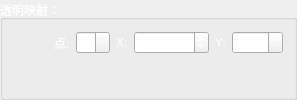
        <widget class="QGroupBox" name="groupBoxScalarOpacityMapping">
         <property name="sizePolicy">
          <sizepolicy hsizetype="Preferred" vsizetype="Expanding">
           <horstretch>0</horstretch>
           <verstretch>0</verstretch>
          </sizepolicy>
         </property>
         <property name="palette">
          <palette>
           <active>
            <colorrole role="WindowText">
             <brush brushstyle="SolidPattern">
              <color alpha="255">
               <red>255</red>
               <green>255</green>
               <blue>255</blue>
              </color>
             </brush>
            </colorrole>
           </active>
           <inactive>
            <colorrole role="WindowText">
             <brush brushstyle="SolidPattern">
              <color alpha="255">
               <red>255</red>
               <green>255</green>
               <blue>255</blue>
              </color>
             </brush>
            </colorrole>
           </inactive>
           <disabled>
            <colorrole role="WindowText">
             <brush brushstyle="SolidPattern">
              <color alpha="255">
               <red>120</red>
               <green>120</green>
               <blue>120</blue>
              </color>
             </brush>
            </colorrole>
           </disabled>
          </palette>
         </property>
         <property name="title">
          <string>透明映射：</string>
         </property>
         <layout class="QVBoxLayout" name="verticalLayout_5">
          <item>
           <layout class="QHBoxLayout" name="horizontalLayout_8">
            <item>
             <spacer name="horizontalSpacer">
              <property name="orientation">
               <enum>Qt::Horizontal</enum>
              </property>
              <property name="sizeHint" stdset="0">
               <size>
                <width>40</width>
                <height>20</height>
               </size>
              </property>
             </spacer>
            </item>
            <item>
             <widget class="QLabel" name="labelScalarOpacityMappingPoint">
              <property name="sizePolicy">
               <sizepolicy hsizetype="Fixed" vsizetype="Preferred">
                <horstretch>0</horstretch>
                <verstretch>0</verstretch>
               </sizepolicy>
              </property>
              <property name="palette">
               <palette>
                <active>
                 <colorrole role="WindowText">
                  <brush brushstyle="SolidPattern">
                   <color alpha="255">
                    <red>255</red>
                    <green>255</green>
                    <blue>255</blue>
                   </color>
                  </brush>
                 </colorrole>
                </active>
                <inactive>
                 <colorrole role="WindowText">
                  <brush brushstyle="SolidPattern">
                   <color alpha="255">
                    <red>255</red>
                    <green>255</green>
                    <blue>255</blue>
                   </color>
                  </brush>
                 </colorrole>
                </inactive>
                <disabled>
                 <colorrole role="WindowText">
                  <brush brushstyle="SolidPattern">
                   <color alpha="255">
                    <red>120</red>
                    <green>120</green>
                    <blue>120</blue>
                   </color>
                  </brush>
                 </colorrole>
                </disabled>
               </palette>
              </property>
              <property name="text">
               <string>点:</string>
              </property>
             </widget>
            </item>
            <item>
             <widget class="QSpinBox" name="spinBoxScalarOpacityMappingPoint">
              <property name="sizePolicy">
               <sizepolicy hsizetype="Fixed" vsizetype="Fixed">
                <horstretch>0</horstretch>
                <verstretch>0</verstretch>
               </sizepolicy>
              </property>
              <property name="palette">
               <palette>
                <active>
                 <colorrole role="Text">
                  <brush brushstyle="SolidPattern">
                   <color alpha="255">
                    <red>255</red>
                    <green>255</green>
                    <blue>255</blue>
                   </color>
                  </brush>
                 </colorrole>
                </active>
                <inactive>
                 <colorrole role="Text">
                  <brush brushstyle="SolidPattern">
                   <color alpha="255">
                    <red>255</red>
                    <green>255</green>
                    <blue>255</blue>
                   </color>
                  </brush>
                 </colorrole>
                </inactive>
                <disabled>
                 <colorrole role="Text">
                  <brush brushstyle="SolidPattern">
                   <color alpha="255">
                    <red>120</red>
                    <green>120</green>
                    <blue>120</blue>
                   </color>
                  </brush>
                 </colorrole>
                </disabled>
               </palette>
              </property>
              <property name="alignment">
               <set>Qt::AlignRight|Qt::AlignTrailing|Qt::AlignVCenter</set>
              </property>
              <property name="maximum">
               <number>0</number>
              </property>
             </widget>
            </item>
            <item>
             <widget class="QLabel" name="labelScalarOpacityMappingX">
              <property name="sizePolicy">
               <sizepolicy hsizetype="Fixed" vsizetype="Preferred">
                <horstretch>0</horstretch>
                <verstretch>0</verstretch>
               </sizepolicy>
              </property>
              <property name="palette">
               <palette>
                <active>
                 <colorrole role="WindowText">
                  <brush brushstyle="SolidPattern">
                   <color alpha="255">
                    <red>255</red>
                    <green>255</green>
                    <blue>255</blue>
                   </color>
                  </brush>
                 </colorrole>
                </active>
                <inactive>
                 <colorrole role="WindowText">
                  <brush brushstyle="SolidPattern">
                   <color alpha="255">
                    <red>255</red>
                    <green>255</green>
                    <blue>255</blue>
                   </color>
                  </brush>
                 </colorrole>
                </inactive>
                <disabled>
                 <colorrole role="WindowText">
                  <brush brushstyle="SolidPattern">
                   <color alpha="255">
                    <red>120</red>
                    <green>120</green>
                    <blue>120</blue>
                   </color>
                  </brush>
                 </colorrole>
                </disabled>
               </palette>
              </property>
              <property name="text">
               <string>X:</string>
              </property>
             </widget>
            </item>
            <item>
             <widget class="QDoubleSpinBox" name="doubleSpinBoxScalarOpacityMappingX">
              <property name="sizePolicy">
               <sizepolicy hsizetype="Fixed" vsizetype="Fixed">
                <horstretch>0</horstretch>
                <verstretch>0</verstretch>
               </sizepolicy>
              </property>
              <property name="palette">
               <palette>
                <active>
                 <colorrole role="Text">
                  <brush brushstyle="SolidPattern">
                   <color alpha="255">
                    <red>255</red>
                    <green>255</green>
                    <blue>255</blue>
                   </color>
                  </brush>
                 </colorrole>
                </active>
                <inactive>
                 <colorrole role="Text">
                  <brush brushstyle="SolidPattern">
                   <color alpha="255">
                    <red>255</red>
                    <green>255</green>
                    <blue>255</blue>
                   </color>
                  </brush>
                 </colorrole>
                </inactive>
                <disabled>
                 <colorrole role="Text">
                  <brush brushstyle="SolidPattern">
                   <color alpha="255">
                    <red>120</red>
                    <green>120</green>
                    <blue>120</blue>
                   </color>
                  </brush>
                 </colorrole>
                </disabled>
               </palette>
              </property>
              <property name="alignment">
               <set>Qt::AlignRight|Qt::AlignTrailing|Qt::AlignVCenter</set>
              </property>
              <property name="minimum">
               <double>-4000.000000000000000</double>
              </property>
              <property name="maximum">
               <double>4000.000000000000000</double>
              </property>
              <property name="singleStep">
               <double>10.000000000000000</double>
              </property>
             </widget>
            </item>
            <item>
             <widget class="QLabel" name="labelScalarOpacityMappingY">
              <property name="sizePolicy">
               <sizepolicy hsizetype="Fixed" vsizetype="Preferred">
                <horstretch>0</horstretch>
                <verstretch>0</verstretch>
               </sizepolicy>
              </property>
              <property name="palette">
               <palette>
                <active>
                 <colorrole role="WindowText">
                  <brush brushstyle="SolidPattern">
                   <color alpha="255">
                    <red>255</red>
                    <green>255</green>
                    <blue>255</blue>
                   </color>
                  </brush>
                 </colorrole>
                </active>
                <inactive>
                 <colorrole role="WindowText">
                  <brush brushstyle="SolidPattern">
                   <color alpha="255">
                    <red>255</red>
                    <green>255</green>
                    <blue>255</blue>
                   </color>
                  </brush>
                 </colorrole>
                </inactive>
                <disabled>
                 <colorrole role="WindowText">
                  <brush brushstyle="SolidPattern">
                   <color alpha="255">
                    <red>120</red>
                    <green>120</green>
                    <blue>120</blue>
                   </color>
                  </brush>
                 </colorrole>
                </disabled>
               </palette>
              </property>
              <property name="text">
               <string>Y:</string>
              </property>
             </widget>
            </item>
            <item>
             <widget class="QDoubleSpinBox" name="doubleSpinBoxScalarOpacityMappingY">
              <property name="sizePolicy">
               <sizepolicy hsizetype="Fixed" vsizetype="Fixed">
                <horstretch>0</horstretch>
                <verstretch>0</verstretch>
               </sizepolicy>
              </property>
              <property name="palette">
               <palette>
                <active>
                 <colorrole role="Text">
                  <brush brushstyle="SolidPattern">
                   <color alpha="255">
                    <red>255</red>
                    <green>255</green>
                    <blue>255</blue>
                   </color>
                  </brush>
                 </colorrole>
                </active>
                <inactive>
                 <colorrole role="Text">
                  <brush brushstyle="SolidPattern">
                   <color alpha="255">
                    <red>255</red>
                    <green>255</green>
                    <blue>255</blue>
                   </color>
                  </brush>
                 </colorrole>
                </inactive>
                <disabled>
                 <colorrole role="Text">
                  <brush brushstyle="SolidPattern">
                   <color alpha="255">
                    <red>120</red>
                    <green>120</green>
                    <blue>120</blue>
                   </color>
                  </brush>
                 </colorrole>
                </disabled>
               </palette>
              </property>
              <property name="alignment">
               <set>Qt::AlignRight|Qt::AlignTrailing|Qt::AlignVCenter</set>
              </property>
              <property name="maximum">
               <double>1.000000000000000</double>
              </property>
              <property name="singleStep">
               <double>0.100000000000000</double>
              </property>
             </widget>
            </item>
           </layout>
          </item>
          <item>
           <widget class="QWidget" name="widgetScalarOpacityMapping" native="true">
            <property name="sizePolicy">
             <sizepolicy hsizetype="Expanding" vsizetype="Expanding">
              <horstretch>0</horstretch>
              <verstretch>0</verstretch>
             </sizepolicy>
            </property>
            <layout class="QGridLayout" name="gridLayout_5">
             <property name="leftMargin">
              <number>0</number>
             </property>
             <property name="topMargin">
              <number>0</number>
             </property>
             <property name="rightMargin">
              <number>0</number>
             </property>
             <property name="bottomMargin">
              <number>0</number>
             </property>
            </layout>
           </widget>
          </item>
         </layout>
        </widget>
